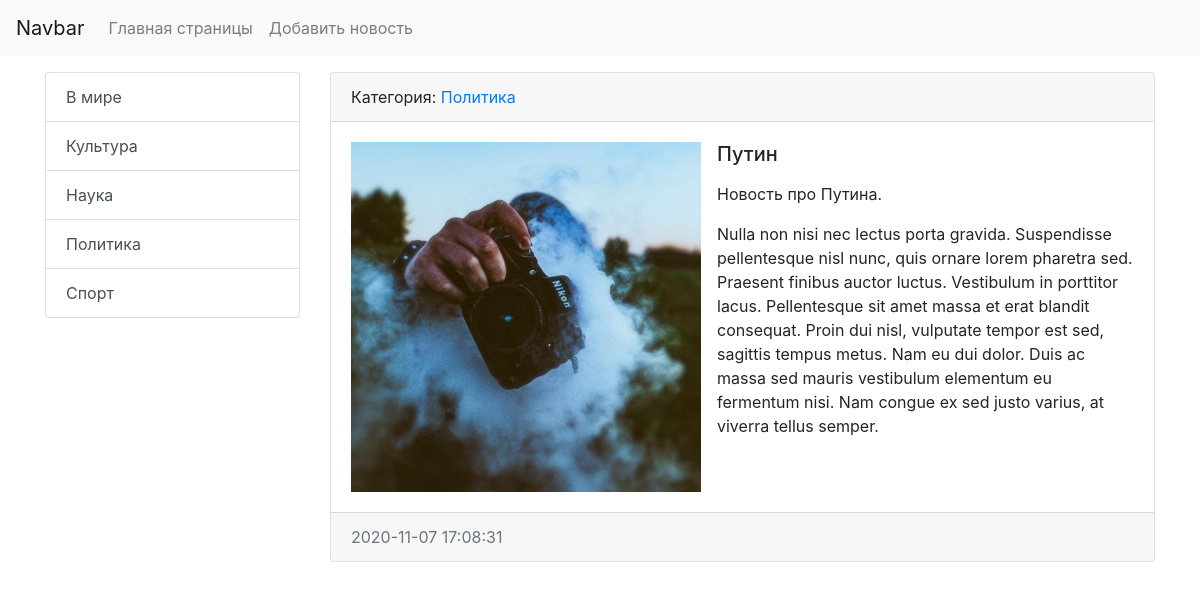
The page /news/2 on the database its author committed.
### news/models.py (models this page shows, shortened)
class Category(models.Model):
    title = models.CharField(max_length=150, db_index=True, verbose_name='Наименование категории')
    def get_absolute_url(self):
        return reverse('category', kwargs={'category_id': self.pk})
    def __str__(self):
        return self.title
    class Meta:
        verbose_name = 'Категория'
        verbose_name_plural = 'Категории'
        ordering = ['title']

class News(models.Model):
    title = models.CharField(max_length=150, verbose_name='Наименование')
    content = models.TextField(blank=True, verbose_name='Контент')
    created_at = models.DateTimeField(auto_now_add=True, verbose_name='Дата публикации')
    updated_at = models.DateTimeField(auto_now=True, verbose_name='Дата изменения')
    photo = models.ImageField(upload_to='img/%Y/%m/%d', verbose_name='Фото', blank=True)
    is_published = models.BooleanField(default=True, verbose_name='Опубликовано')
    category = models.ForeignKey('Category', verbose_name='Категория', on_delete=models.PROTECT, null=True)
    class Meta:
        verbose_name = 'Новость'
        verbose_name_plural = 'Новости'
        ordering = ['-created_at']

### news/views.py (the view)
# urls.py: path('news/<int:news_id>', view_news, name='view_news'),
def view_news(request, news_id):
    news_item = get_object_or_404(News, pk=news_id)
    context = {
        'news_item': news_item,
    }
    return render(request, 'news/view_news.html', context)

### news/templatetags/news_tags.py (called while the page is built)
@register.inclusion_tag('news/list_categories.html')
def show_categories():
    categories = Category.objects.all()
    return {"categories": categories}

### news/templates/news/view_news.html (shortened to what this page needs)
{% extends 'base.html' %}
{% block sidebar %}
    {% include 'inc/_sidebar.html' %}
{% endblock %}
{% block content %}
        <div class="card mb-3">
            <div class="card-header">
                Категория: <a href="{{ news_item.category.get_absolute_url }}"> {{ news_item.category }}</a>
            </div>
            <div class="card-body">
                <div class="media">
                    {% if news_item.photo %}
                        <img src="{{ news_item.photo.url }}" alt="" width="350" class="mr-3">
                    {% endif %}
                    <div class="media-body">
                        <h5 class="card-title">{{ news_item.title }}</h5>
                        <p class="card-text">{{ news_item.content|safe|linebreaks}}</p>
                    </div>
                </div>
            </div>
            <div class="card-footer text-muted">
                {{ news_item.created_at|date:"Y-m-d H:i:s" }}
            </div>
        </div>
{% endblock %}

### news/templates/news/list_categories.html
<div class="list-group">
    {% for item in categories %}
        <a href="{{ item.get_absolute_url }}"
           class="list-group-item list-group-item-action"
           tabindex="-1"
           aria-disabled="true">{{ item.title }}</a>
    {% endfor %}
</div>

### rows shown on the page
Category: title "В мире"
Category: title "Культура"
Category: title "Наука"
Category: title "Политика"
Category: title "Спорт"
News: category "Политика", photo (picture), title "Путин", content "Новость про Путина. Nulla non nisi nec lectus porta gravida. Suspendisse pellentesque nisl nunc, quis ornare lorem pharetra sed. Praesent finibus auctor luctus. Vestibulum in porttitor lacus. Pellentesque sit amet massa et erat blandit consequat. Proin dui nisl, vulputate tempor est sed, sagittis tempus metus. Nam eu dui dolor. Duis ac massa sed mauris vestibulum elementum eu fermentum nisi. Nam congue ex sed justo varius, at viverra tellus semper.", created_at "2020-11-07 17:08:31"
